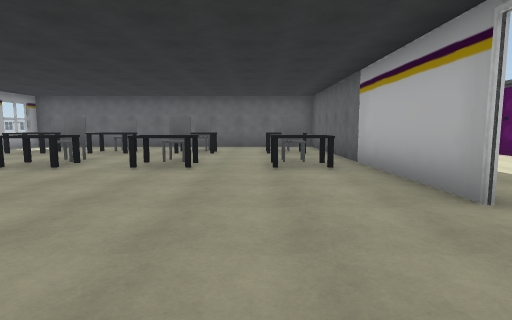
view 1 (above)

24 first-person views from a walk through a 3-D level made in the Unity game engine. The camera is 1.4 m above the floor, tilts 6° down and sees 80° across. The floor is counted in squares, 2 m on a side. Each view is taken from the middle of a square. On the plan, view 1 faces up. The plan holds only what a view shows up to about 10 squares ahead; the rest is blank. The place goes on beyond the plan. The player is left out. Some animated figures are left out. Door leaves are left out, so doorways stand open.

view 2
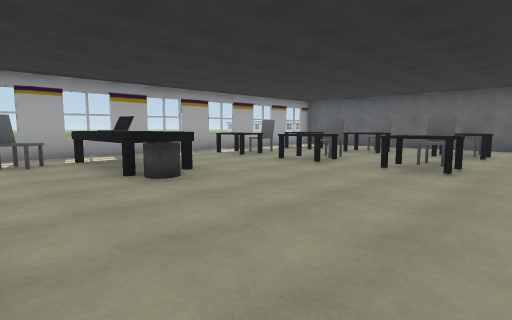

view 3
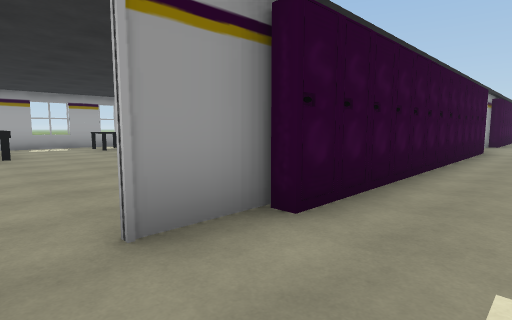

view 4
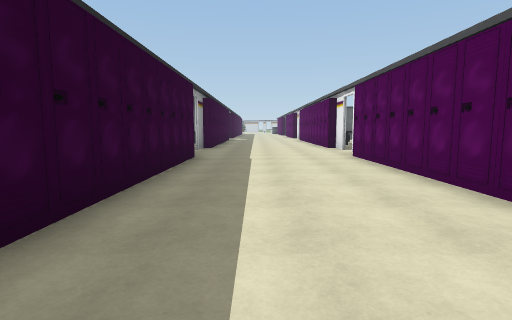

view 5
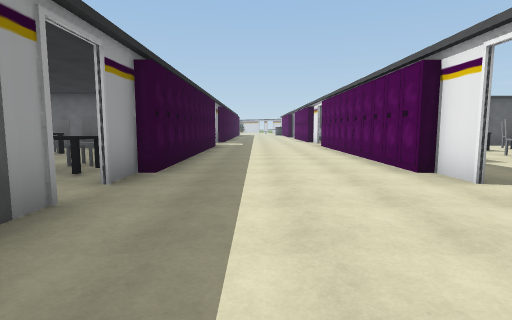

view 6
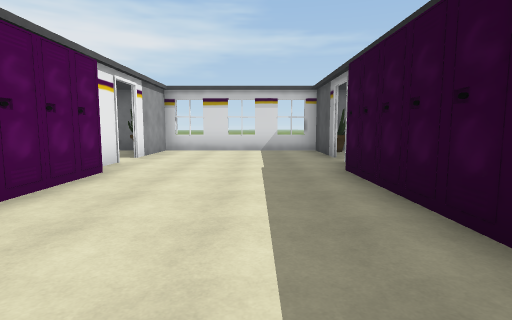

view 7
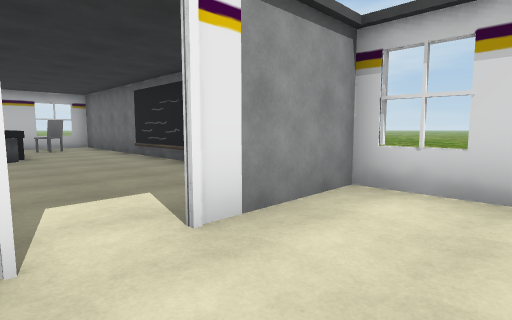

view 8
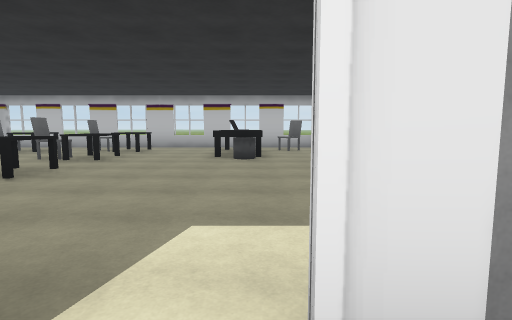

view 9
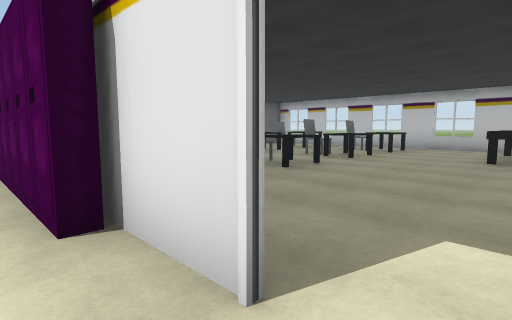

view 10
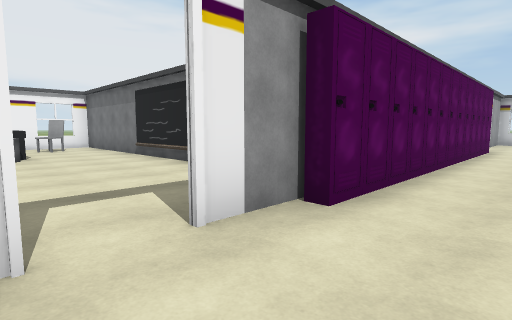

view 11
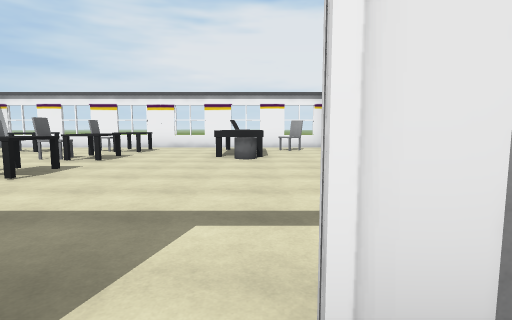

view 12
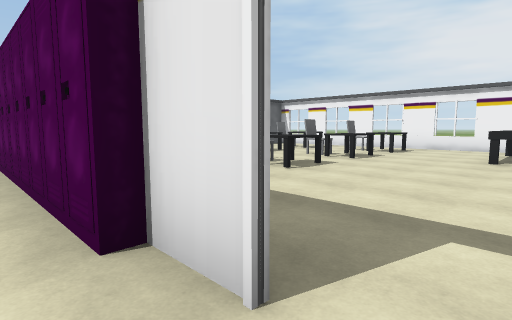

view 13
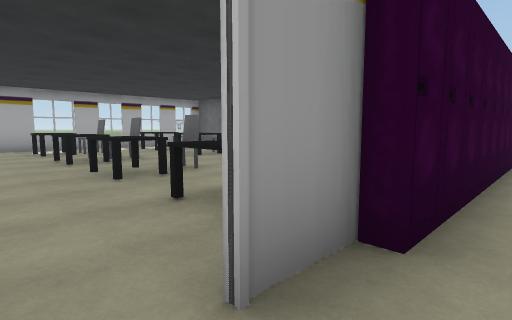

view 14
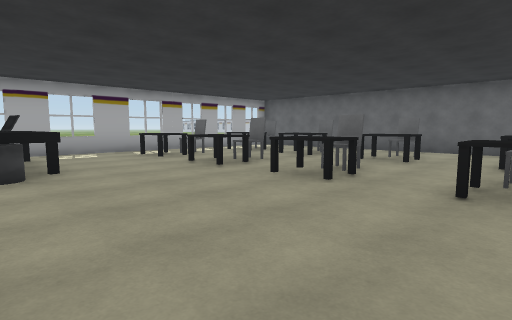

view 15
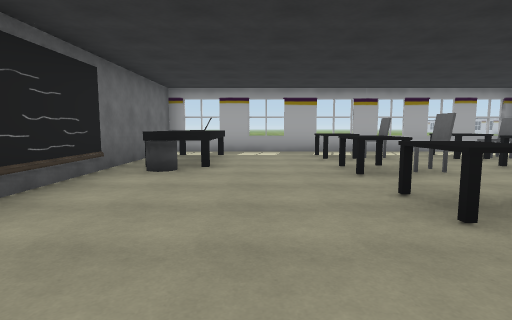

view 16
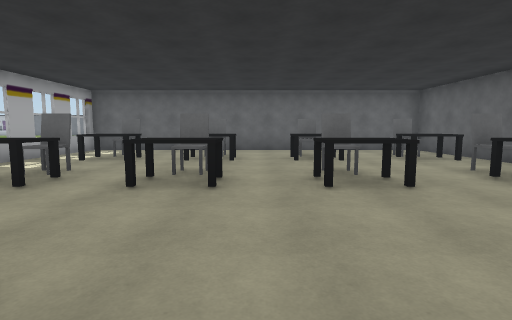

view 17
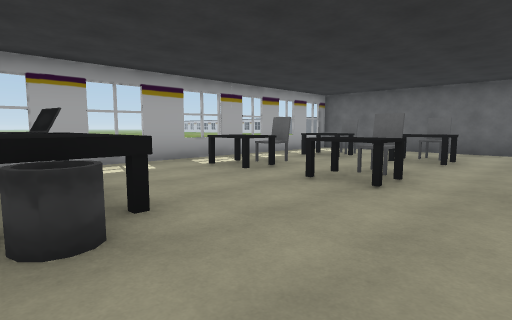

view 18
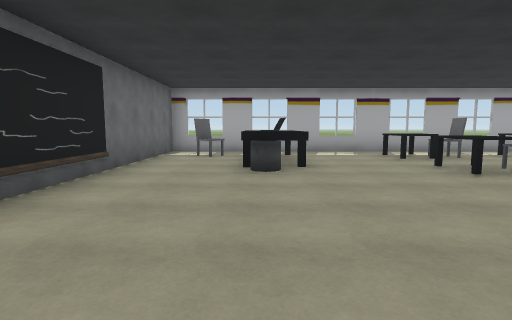

view 19
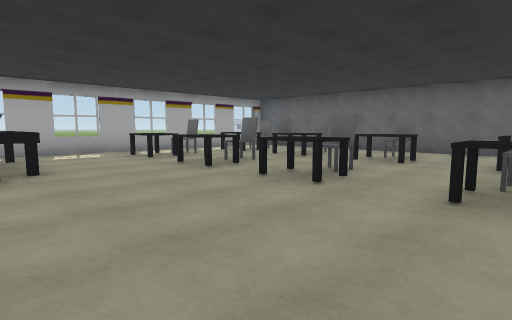

view 20
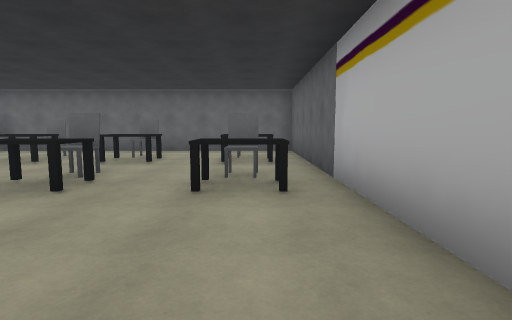

view 21
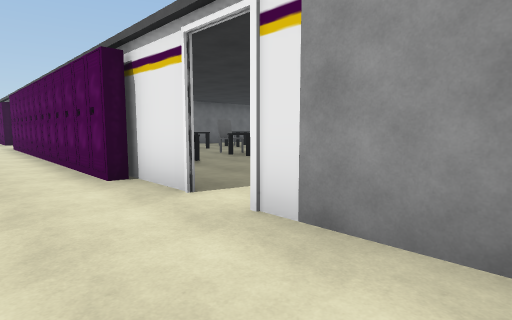

view 22
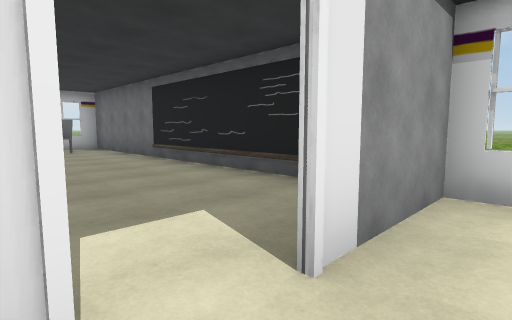

view 23
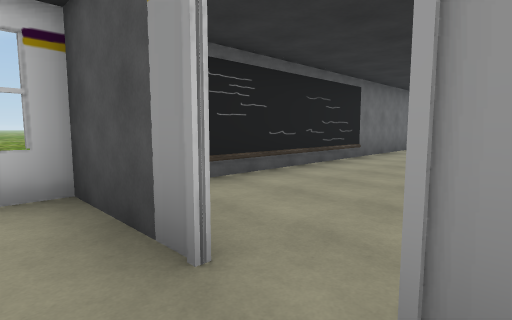

view 24
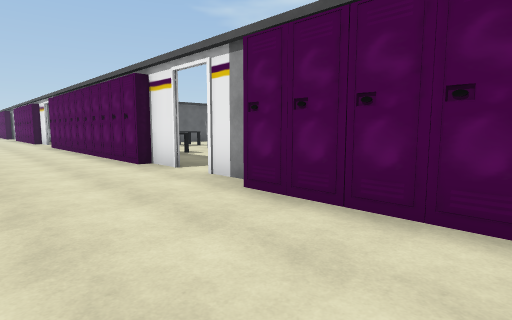

### Floor plan
Points are (right, up) in squares from view 1. A wall is a line through its corners. A room is listed if a view was taken in it or the views show most of it. See-through windows are left out.
Room 1 (views 1, 2, 3, 4, 5, 6, 7, 8, 9, 10, 11, 12, 13, 14, 15, 16, 17, 18, 19, 20, 21, 22, 23, 24)
walls: (1.3, 11.4) (-3.9, 11.4); (6.8, 12.5) (6.8, 13.9); (2.1, 13.9) (2.1, 13.1); (6.8, 14.8) (6.8, 15.5); (2.1, 15.5) (2.1, 14.6); (10.5, 11.4) (15.8, 11.4); (2.1, 3.5) (2.1, 2.6) (2.1, 3.5); (6.8, 2.8) (6.8, 3.5); (-4.7, 11.4) (-2, 11.4); (2.1, 1.8) (2.1, -0.5); (6.8, -0.5) (6.8, 1.9); (1.1, -0.5) (8.4, -0.5); (17.1, 12.9) (17.1, 17.3); (13, -0.5) (16.8, -0.5); (-8.1, 21.5) (-8.1, -0.5) (-4, -0.5); (17.1, -0.2) (17.1, 5.3)
ways out: open door at (2, 2); open door at (2, 14); open door at (7, 2.5); open door at (7, 14)
objects: chair (-7, 1); other object (-7, 2) to (-6, 3); other object (-7, 3); other object (-7, 11); other object (-7, 12); other object (-7, 12) to (-6, 13); desk (-6, 6); chair (-6, 7); desk (-6, 8); chair (-6, 9); desk (-6, 16); chair (-6, 17); desk (-6, 19); chair (-6, 20); other object (-5, 2) to (-5, 3); other object (-5, 12) to (-5, 13); bin (-4, 2); desk (-4, 6); chair (-4, 7); desk (-4, 8); chair (-4, 9); bin (-4, 12); desk (-4, 16); chair (-4, 17); desk (-4, 19); chair (-4, 20); other object (-3, 0); other object (-3, 11); chair (-2, 6) to (-2, 7); desk (-2, 8) to (-1, 8); chair (-2, 9); desk (-2, 16) to (-1, 16); chair (-2, 17); chair (-2, 19) to (-2, 20); desk (-1, 6); desk (-1, 19); desk (1, 6); chair (1, 7); desk (1, 8); other object (1, 9); desk (1, 16); chair (1, 17); desk (1, 19); chair (1, 20); locker (2, 4); locker (2, 5); locker (2, 6); locker (2, 7); locker (2, 8); locker (2, 9); locker (2, 10); locker (2, 11); locker (2, 12); locker (2, 16); locker (2, 17); locker (2, 18); locker (2, 19); locker (2, 20); other object (2, 21); locker (7, 4); locker (7, 5); locker (7, 6); locker (7, 7); locker (7, 8); locker (7, 9); locker (7, 10); locker (7, 11); locker (7, 12); locker (7, 16); locker (7, 17); locker (7, 18); locker (7, 19); locker (7, 20); locker (7, 21); other object (8, 0); desk (8, 5) to (9, 6); other object (8, 17) to (9, 18); other object (9, 0) to (12, 0); desk (10, 5) to (11, 6); chair (10, 6) to (11, 7); other object (10, 8) to (11, 8); desk (10, 17) to (11, 18); chair (10, 18) to (11, 19); other object (10, 20) to (11, 20); other object (11, 12) to (13, 12); desk (12, 5) to (13, 6); other object (12, 8) to (13, 9); desk (12, 17) to (13, 18); other object (12, 20) to (13, 21); bin (13, 2); other object (13, 2) to (14, 3); chair (13, 6) to (13, 7); bin (13, 14); other object (13, 14) to (14, 15); chair (13, 18) to (13, 19); chair (15, 1) to (16, 1); other object (15, 2) to (16, 3); desk (15, 5) to (16, 6); chair (15, 6) to (15, 7); desk (15, 8) to (16, 9); other object (15, 9) to (15, 10); chair (15, 13) to (16, 13); other object (15, 14) to (16, 15); desk (15, 17) to (16, 18); chair (15, 18) to (15, 19); desk (15, 20) to (16, 21); other object (15, 21)

Positions as (right, up) in squares from view 1, and headings:
1: (0, 0), facing up
2: (0, 0), facing up-left
3: (4, 2), facing up-left
4: (4, 5), facing up
5: (4, 11), facing up
6: (4, 9), facing down
7: (5, 3), facing down-right
8: (6, 2), facing right
9: (6, 2), facing up-right
10: (5, 15), facing down-right
11: (6, 14), facing right
12: (6, 14), facing up-right
13: (3, 14), facing up-left
14: (1, 12), facing up-left
15: (1, 14), facing left
16: (-3, 12), facing up
17: (-2, 12), facing up-left
18: (1, 2), facing left
19: (1, 2), facing up-left
20: (1, 2), facing up
21: (5, 0), facing up-right
22: (6, 3), facing down-right
23: (3, 3), facing down-left
24: (4, 10), facing up-right
